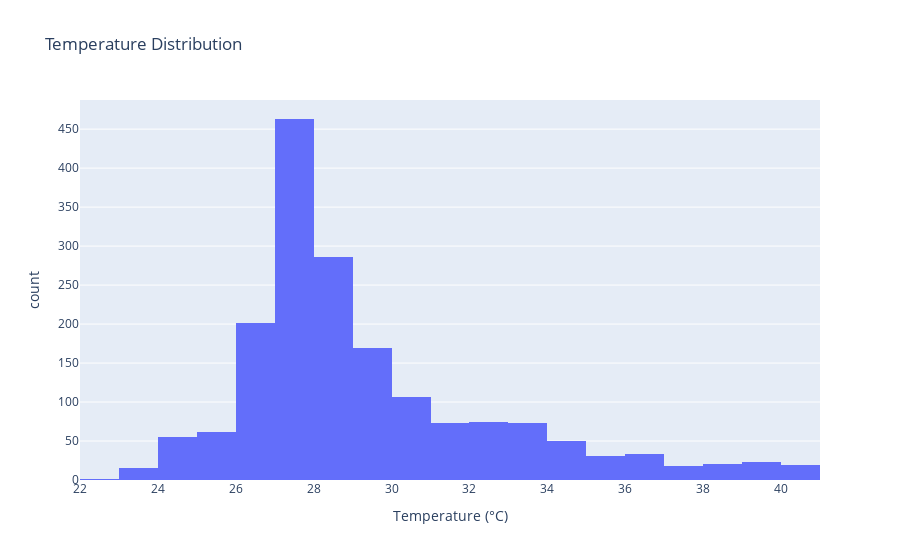
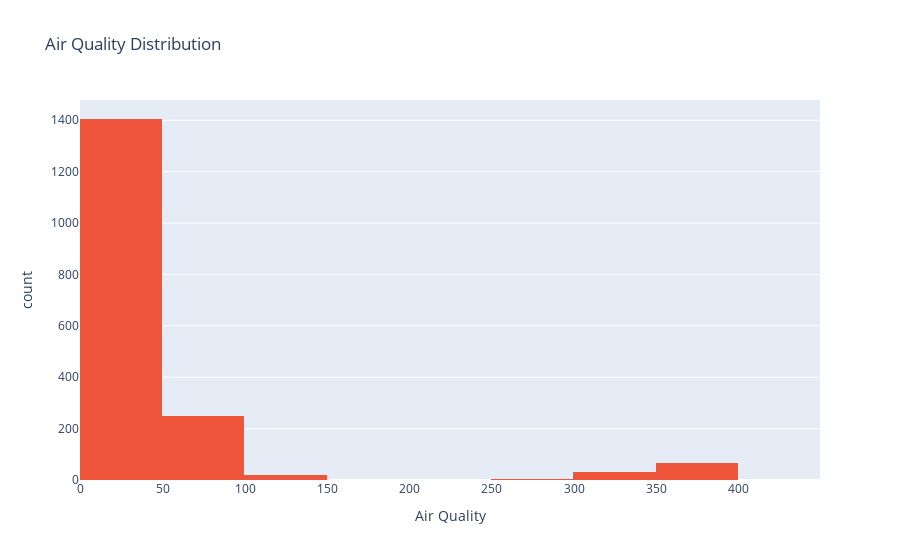
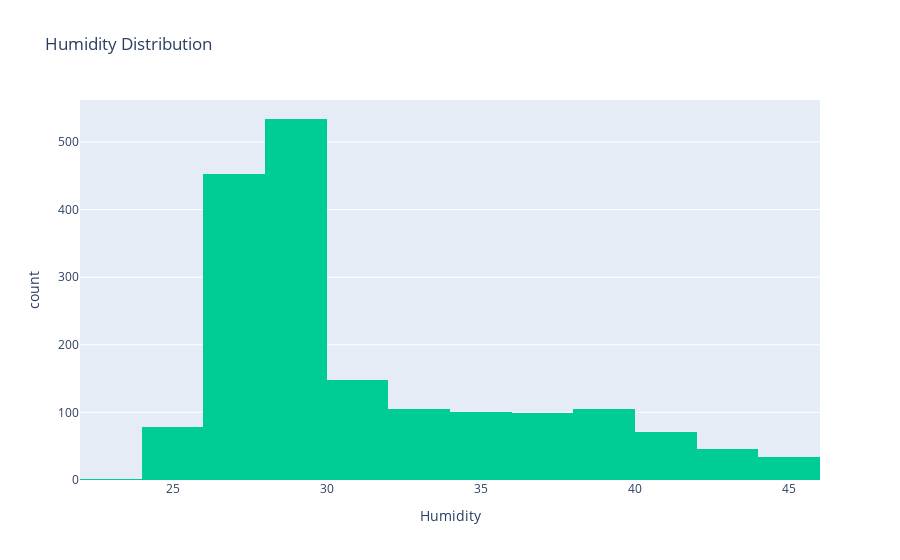

Here is the notebook cell these charts were saved with, in order:
### Code cell
#plotting of the dataset for analysis:

import plotly.express as px

# Define custom color sequences
temperature_color = ['#636EFA']  # Blue color for temperature
air_quality_color = ['#EF553B']  # Red color for air quality
humidity_color = ['#00CC96']  # Green color for humidity

# Temperature Distribution
fig_temp = px.histogram(cher_csv, x='Temperature (°C)', nbins=20, title='Temperature Distribution',
                        color_discrete_sequence=temperature_color)
fig_temp.show()

# Air Quality Distribution
fig_air_quality = px.histogram(cher_csv, x='Air Quality', nbins=20, title='Air Quality Distribution',
                               color_discrete_sequence=air_quality_color)
fig_air_quality.show()

# Humidity Distribution
fig_humidity = px.histogram(cher_csv, x='Humidity', nbins=20, title='Humidity Distribution',
                            color_discrete_sequence=humidity_color)
fig_humidity.show()

### Figure 1 — Plotly figure (JSON) as saved in the notebook; plotly's stock layout.template omitted (floating-point values rounded to 4 significant figures; data arrays with more than 128 entries replaced by an {"elided": "..."} marker saying what was removed)
{"data": [{"alignmentgroup": "True", "bingroup": "x", "hovertemplate": "Temperature (°C)=%{x}<br>count=%{y}<extra></extra>", "legendgroup": "", "marker": {"color": "#636EFA", "pattern": {"shape": ""}}, "name": "", "nbinsx": 20, "offsetgroup": "", "orientation": "v", "showlegend": false, "type": "histogram", "x": {"elided": "1775 float values"}, "xaxis": "x", "yaxis": "y"}], "layout": {"barmode": "relative", "legend": {"tracegroupgap": 0}, "title": {"text": "Temperature Distribution"}, "xaxis": {"anchor": "y", "domain": [0, 1], "title": {"text": "Temperature (°C)"}}, "yaxis": {"anchor": "x", "domain": [0, 1], "title": {"text": "count"}}}}

### Figure 2 — Plotly figure (JSON) as saved in the notebook; plotly's stock layout.template omitted (floating-point values rounded to 4 significant figures; data arrays with more than 128 entries replaced by an {"elided": "..."} marker saying what was removed)
{"data": [{"alignmentgroup": "True", "bingroup": "x", "hovertemplate": "Air Quality=%{x}<br>count=%{y}<extra></extra>", "legendgroup": "", "marker": {"color": "#EF553B", "pattern": {"shape": ""}}, "name": "", "nbinsx": 20, "offsetgroup": "", "orientation": "v", "showlegend": false, "type": "histogram", "x": {"elided": "1775 int values"}, "xaxis": "x", "yaxis": "y"}], "layout": {"barmode": "relative", "legend": {"tracegroupgap": 0}, "title": {"text": "Air Quality Distribution"}, "xaxis": {"anchor": "y", "domain": [0, 1], "title": {"text": "Air Quality"}}, "yaxis": {"anchor": "x", "domain": [0, 1], "title": {"text": "count"}}}}

### Figure 3 — Plotly figure (JSON) as saved in the notebook; plotly's stock layout.template omitted (floating-point values rounded to 4 significant figures; data arrays with more than 128 entries replaced by an {"elided": "..."} marker saying what was removed)
{"data": [{"alignmentgroup": "True", "bingroup": "x", "hovertemplate": "Humidity=%{x}<br>count=%{y}<extra></extra>", "legendgroup": "", "marker": {"color": "#00CC96", "pattern": {"shape": ""}}, "name": "", "nbinsx": 20, "offsetgroup": "", "orientation": "v", "showlegend": false, "type": "histogram", "x": {"elided": "1775 float values"}, "xaxis": "x", "yaxis": "y"}], "layout": {"barmode": "relative", "legend": {"tracegroupgap": 0}, "title": {"text": "Humidity Distribution"}, "xaxis": {"anchor": "y", "domain": [0, 1], "title": {"text": "Humidity"}}, "yaxis": {"anchor": "x", "domain": [0, 1], "title": {"text": "count"}}}}
